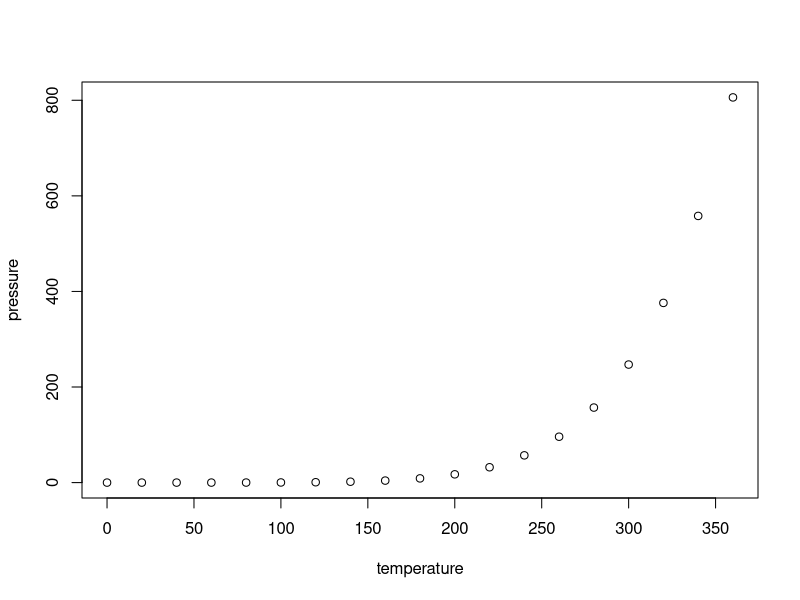
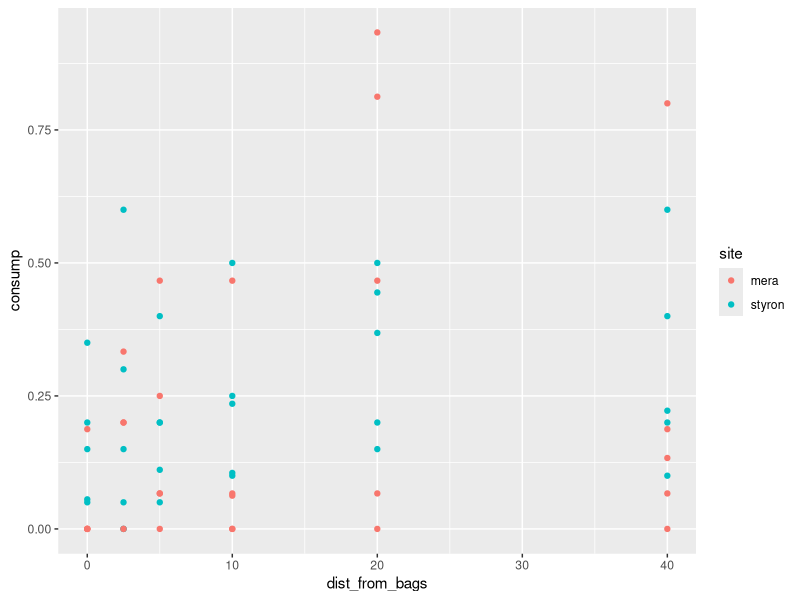
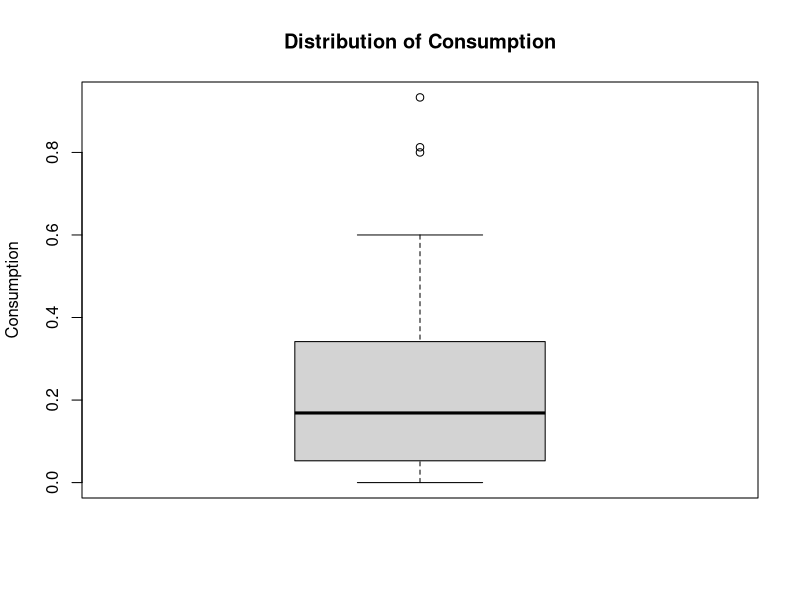
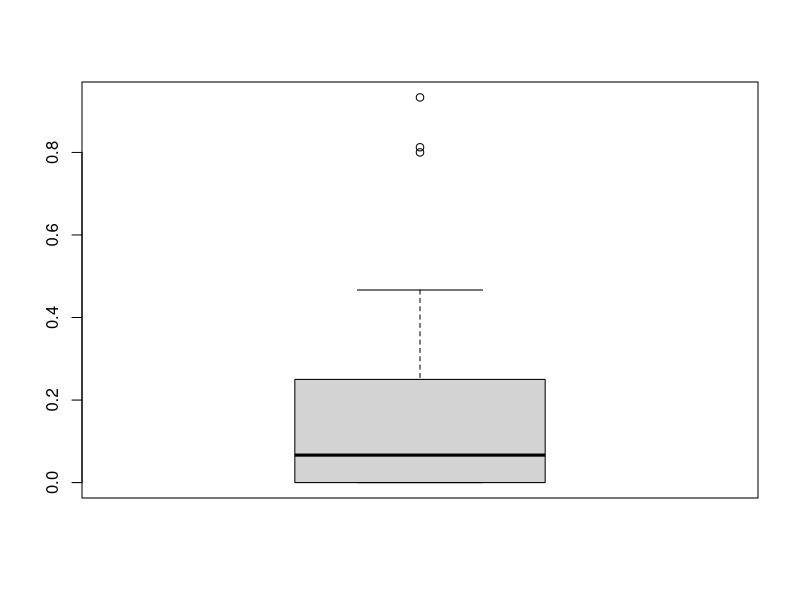
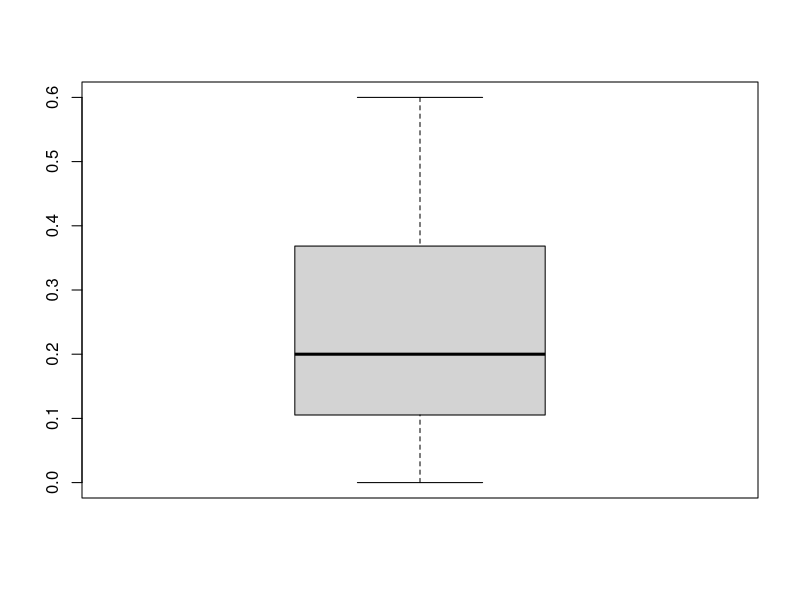
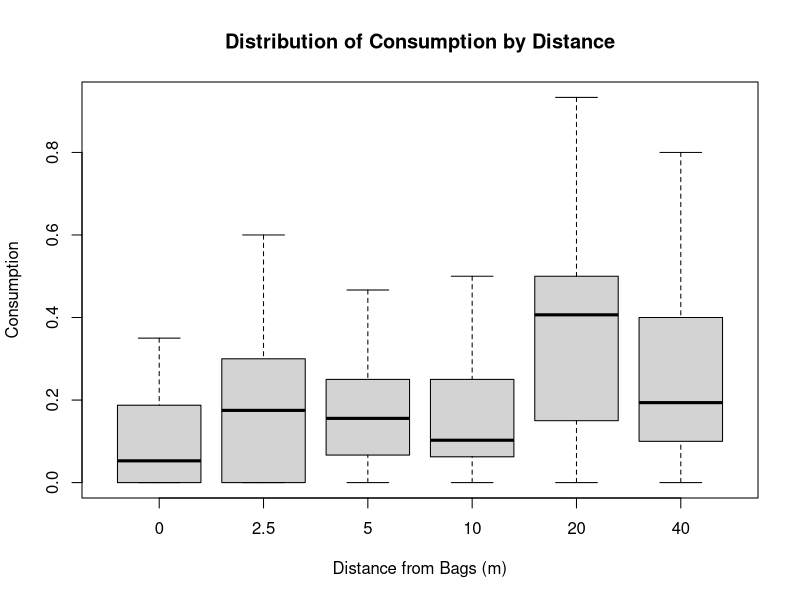
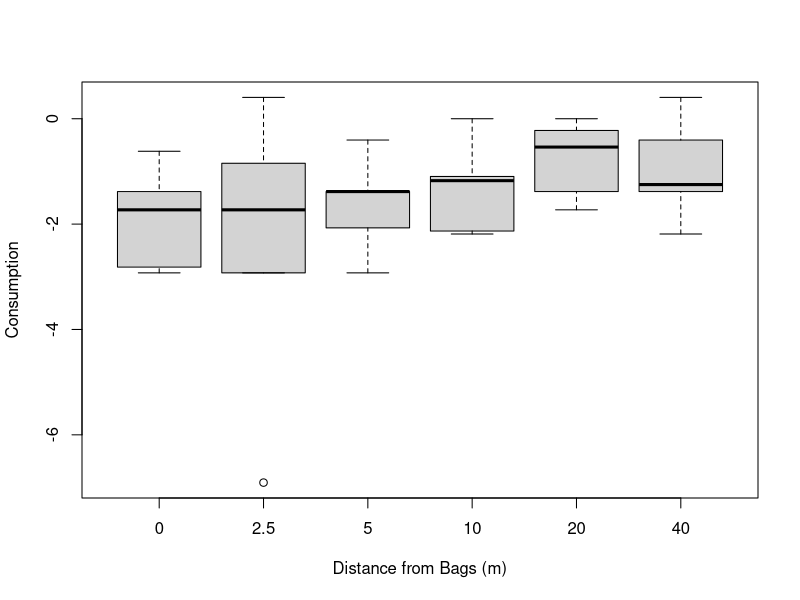
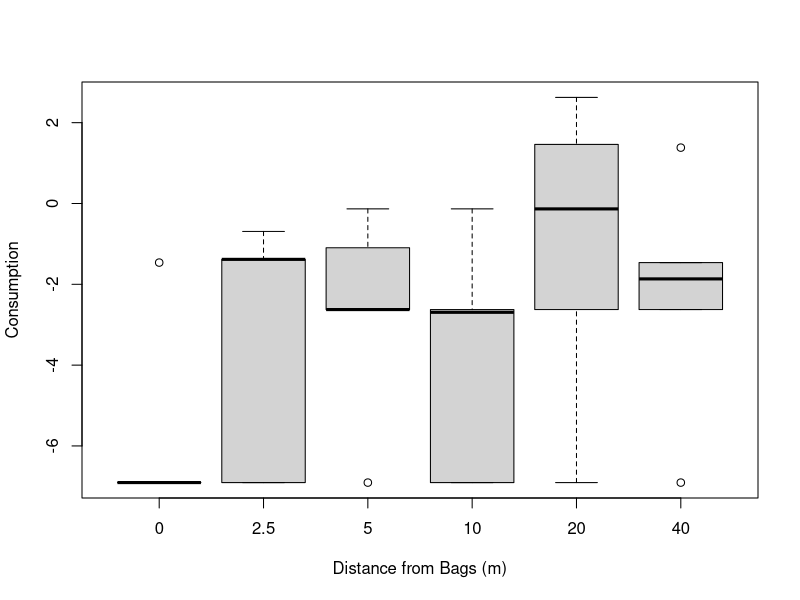

Recreate these plots in R, in order.
## ---- chunk 1
knitr::opts_chunk$set(echo = TRUE)
## ---- chunk 2
plot(pressure)
## ---- chunk 3
library(dplyr)
library(ggplot2)
library(quantreg)
library(lme4)
library(car)
## ---- chunk 4
squid.rawdata = read.csv("kremer consump assay data.csv", header = TRUE)
summary(squid.rawdata)

# removing trial tests and logit transforming consump data
squid = squid.rawdata %>% slice(6:65) %>% mutate(consump.log = logit(consump, adjust = .001))
## ---- chunk 5
squid %>% 
  ggplot(aes(x = dist_from_bags, y = consump, color = site)) + 
  geom_point() 

## ---- chunk 6
boxplot(squid$consump, ylab = "Consumption", main = "Distribution of Consumption")
boxplot((squid%>% filter(site == "mera"))$consump)
boxplot((squid%>% filter(site == "styron"))$consump)

boxplot(consump ~ dist_from_bags, xlab = "Distance from Bags (m)", ylab = "Consumption", main = "Distribution of Consumption by Distance", data = squid)
boxplot(consump.log ~ dist_from_bags, xlab = "Distance from Bags (m)", ylab = "Consumption", data = squid %>% filter(site == "styron"))
boxplot(consump.log ~ dist_from_bags, xlab = "Distance from Bags (m)", ylab = "Consumption", data = squid %>% filter(site == "mera"))

## ---- chunk 7
site.avgbydist = squid %>% 
    group_by(site, dist_from_bags)%>% 
    summarise(mean(consump.log)) %>% rename(avg_consump = 'mean(consump.log)')
site.avgbydist %>% 
  ggplot(aes(x = dist_from_bags, y = avg_consump, color = site)) + 
  geom_point()
## ---- chunk 8
# with outliers
plot(density(squid$consump.log))

## ---- chunk 9
#without outliers
Q <- quantile(squid$consump, probs=c(.25, .75), na.rm = FALSE)
iqr <- IQR(squid$consump)
up <-  Q[2]+1.5*iqr # Upper Range  
low<- Q[1]-1.5*iqr # Lower Range
squidElim<- subset(squid,
                   squid$consump > (Q[1] - 1.5*iqr) & squid$consump < (Q[2]+1.5*iqr))
plot(density(squidElim$consump))

## ---- chunk 10
#linreg 
consumpByDist <- lm(consump ~ dist_from_bags, data = squidElim)
AIC(consumpByDist)
plot(resid(consumpByDist))

anova(consumpByDist)
## ---- chunk 11
# quantile regression attempts
plot(squidElim$dist_from_bags, squidElim$consump)
taus <- c(.05,.1,.25,.75,.90,.95)
fit1 <- rq(consump ~ dist_from_bags, tau = .5, data = squidElim)
abline(fit1)
for(i in 1:length(taus)) {
  abline(rq(consump ~ dist_from_bags, tau = taus[i], data = squidElim))
}

## ---- chunk 12

